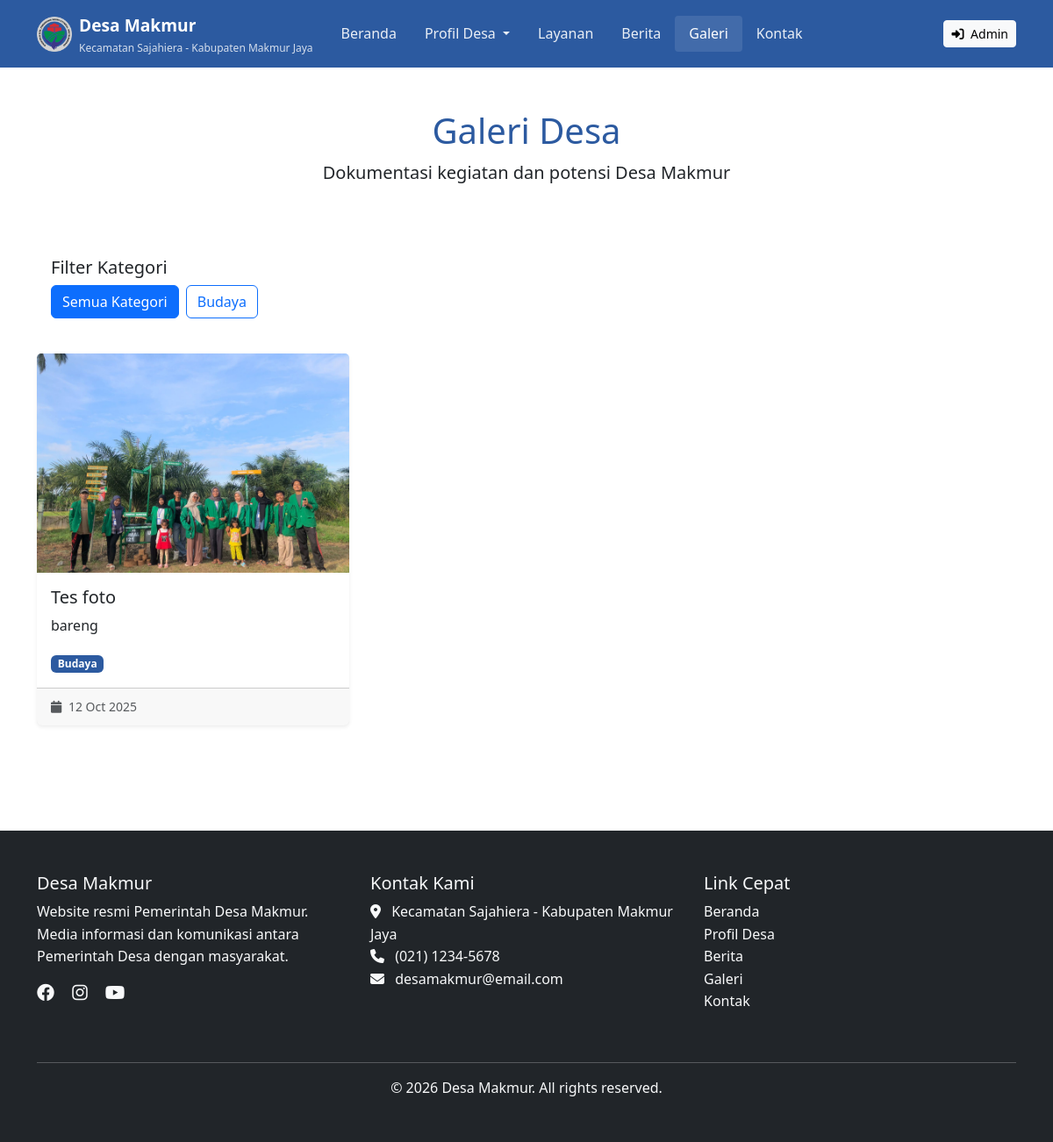
/pages/galeri.php, run on the app's committed database.
### tables this page shows
CREATE TABLE `galeri` (
  `id` int NOT NULL,
  `judul` varchar(255) NOT NULL,
  `deskripsi` text,
  `gambar` varchar(255) NOT NULL,
  `kategori` varchar(50) DEFAULT NULL,
  `created_at` timestamp NULL DEFAULT CURRENT_TIMESTAMP
);

### pages/galeri.php (the view, shortened to what this page needs)
<?php
include '../includes/config.php';
include 'includes/header-pages.php';
$kategori_query = $pdo->query("SELECT DISTINCT kategori FROM galeri WHERE kategori IS NOT NULL");
$kategori_list = $kategori_query->fetchAll(PDO::FETCH_COLUMN);
$kategori_filter = isset($_GET['kategori']) ? $_GET['kategori'] : '';
if($kategori_filter) {
    $galeri_query = $pdo->prepare("SELECT * FROM galeri WHERE kategori = ? ORDER BY created_at DESC");
    $galeri_query->execute([$kategori_filter]);
} else {
    $galeri_query = $pdo->query("SELECT * FROM galeri ORDER BY created_at DESC");
}
$galeri_list = $galeri_query->fetchAll(PDO::FETCH_ASSOC);
?>
<div class="container py-5">
    <div class="row">
        <div class="col-12 text-center mb-5">
            <h1 class="text-primary">Galeri Desa</h1>
            <p class="lead">Dokumentasi kegiatan dan potensi Desa Makmur</p>
        </div>
    </div>
    <div class="row mb-4">
        <div class="col-12">
            <div class="card">
                <div class="card-body">
                    <h5 class="card-title">Filter Kategori</h5>
                    <div class="d-flex flex-wrap gap-2">
                        <a href="?kategori=" class="btn btn-outline-primary <?= !$kategori_filter ? 'active' : '' ?>">
                            Semua Kategori
                        </a>
                        <?php foreach($kategori_list as $kategori): ?>
                        <a href="?kategori=<?= urlencode($kategori) ?>" class="btn btn-outline-primary <?= $kategori_filter == $kategori ? 'active' : '' ?>">
                            <?= $kategori ?>
                        </a>
                        <?php endforeach; ?>
                    </div>
                </div>
            </div>
        </div>
    </div>
    <div class="row">
        <?php if($galeri_list): ?>
            <?php foreach($galeri_list as $foto): ?>
            <div class="col-lg-4 col-md-6 mb-4">
                <div class="card h-100 shadow-sm">
                    <img src="../uploads/galeri/<?= $foto['gambar'] ?>" class="card-img-top" alt="<?= $foto['judul'] ?>" style="height: 250px; object-fit: cover; cursor: pointer;"
                         data-bs-toggle="modal" data-bs-target="#modalGaleri"
                         onclick="openModal('<?= $foto['judul'] ?>', '<?= $foto['deskripsi'] ?>', '../uploads/galeri/<?= $foto['gambar'] ?>')">
                    <div class="card-body">
                        <h5 class="card-title"><?= $foto['judul'] ?></h5>
                        <?php if($foto['deskripsi']): ?>
                        <p class="card-text"><?= $foto['deskripsi'] ?></p>
                        <?php endif; ?>
                        <?php if($foto['kategori']): ?>
                        <span class="badge bg-primary"><?= $foto['kategori'] ?></span>
                        <?php endif; ?>
                    </div>
                    <div class="card-footer">
                        <small class="text-muted">
                            <i class="fas fa-calendar me-1"></i> <?= date('d M Y', strtotime($foto['created_at'])) ?>
                        </small>
                    </div>
                </div>
            </div>
            <?php endforeach; ?>
        <?php endif; ?>
    </div>
</div>
<?php include 'includes/footer-pages.php'; ?>

### assets/css/style.css (style rules this page uses)
:root { --primary-color: #2c5aa0; --secondary-color: #f8f9fa; --dark-color: #343a40; }
body { font-family: 'Segoe UI', Tahoma, Geneva, Verdana, sans-serif; line-height: 1.6; }
.text-primary { color: var(--primary-color) !important; }
.bg-primary { background-color: var(--primary-color) !important; }
.card { transition: transform 0.3s ease, box-shadow 0.3s ease; border: none; }

### data on the page
galeri: gambar (picture), judul "Tes foto", deskripsi "bareng", kategori "Budaya", created_at "12 Oct 2025"

### other printed values
$kategori "Budaya"
